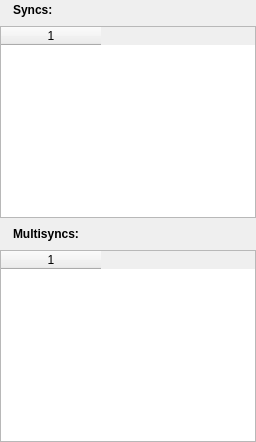
      <widget class="QWidget" name="page_7">
       <layout class="QVBoxLayout">
        <property name="margin">
         <number>0</number>
        </property>
        <item>
         <layout class="QVBoxLayout">
          <item>
           <layout class="QGridLayout">
            <item row="0" column="1">
             <widget class="QLabel" name="label_21">
              <property name="text">
               <string>&lt;b&gt;Syncs:&lt;/b&gt;</string>
              </property>
             </widget>
            </item>
            <item row="0" column="2">
             <spacer>
              <property name="orientation">
               <enum>Qt::Horizontal</enum>
              </property>
              <property name="sizeHint" stdset="0">
               <size>
                <width>40</width>
                <height>20</height>
               </size>
              </property>
             </spacer>
            </item>
            <item row="0" column="0">
             <widget class="QLabel" name="label_24">
              <property name="pixmap">
               <pixmap resource="resources.qrc">:/new/prefix1/images/Synkron16.png</pixmap>
              </property>
             </widget>
            </item>
           </layout>
          </item>
          <item>
           <widget class="QTableWidget" name="syncs_syncview">
            <property name="statusTip">
             <string>List of syncs</string>
            </property>
            <property name="columnCount">
             <number>1</number>
            </property>
            <column/>
           </widget>
          </item>
         </layout>
        </item>
        <item>
         <layout class="QVBoxLayout">
          <item>
           <layout class="QHBoxLayout">
            <item>
             <widget class="QLabel" name="label_23">
              <property name="pixmap">
               <pixmap resource="resources.qrc">:/new/prefix1/images/multisync_16.png</pixmap>
              </property>
             </widget>
            </item>
            <item>
             <widget class="QLabel" name="label_22">
              <property name="text">
               <string>&lt;b&gt;Multisyncs:&lt;/b&gt;</string>
              </property>
             </widget>
            </item>
            <item>
             <spacer>
              <property name="orientation">
               <enum>Qt::Horizontal</enum>
              </property>
              <property name="sizeHint" stdset="0">
               <size>
                <width>40</width>
                <height>20</height>
               </size>
              </property>
             </spacer>
            </item>
           </layout>
          </item>
          <item>
           <widget class="QTableWidget" name="multisyncs_syncview">
            <property name="statusTip">
             <string>List of multisyncs</string>
            </property>
            <property name="columnCount">
             <number>1</number>
            </property>
            <column/>
           </widget>
          </item>
         </layout>
        </item>
       </layout>
      </widget>
